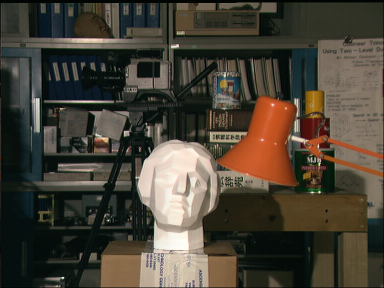
#> input picture tsucuba_left.png, 384 x 288 px
$ jupyter execute 'Panoramic Image.ipynb'
#> lines starting #> are read from the running program, lines starting #| are printed output that depends on the picture
[cell 1]
import numpy as np
import cv2
from matplotlib import pyplot as plt

UBIT = 'mgosi'
np.random.seed(sum([ord(c) for c in UBIT]))

# Creating SIFT Images

[cell 2]
img1 = cv2.imread('tsucuba_left.png')
#> img1 is the input picture: shape (288, 384, 3); mean B, G, R 54.7, 66.6, 73.2
img2 = cv2.imread('tsucuba_right.png')
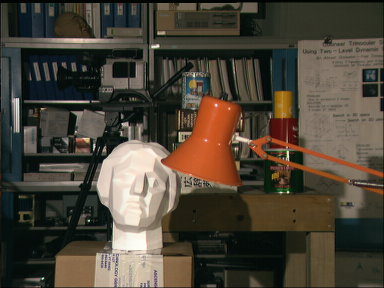
#> input picture tsucuba_right.png, 384 x 288 px
#> img2 is the input picture: shape (288, 384, 3); mean B, G, R 55.6, 68.2, 75.9

gray_1= cv2.cvtColor(img1,cv2.COLOR_BGR2GRAY)
gray_2= cv2.cvtColor(img2,cv2.COLOR_BGR2GRAY)
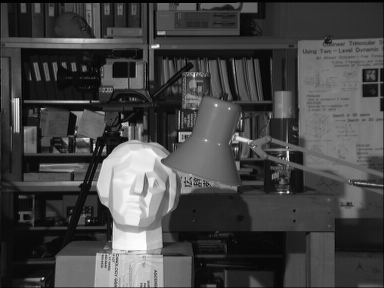
#> gray_2: shape (288, 384); min 0, max 253, mean 69.1

sift = cv2.xfeatures2d.SIFT_create()

kp_1, dp_1 = sift.detectAndCompute(gray_1,None)
#> kp_1 = 717 keypoints; strongest (x, y, size): (174, 178, 47.3), (126, 133, 3.8), (177, 46, 2.7), (36, 102, 5.7)
kp_2, dp_2 = sift.detectAndCompute(gray_2,None)
#> kp_2 = 708 keypoints; strongest (x, y, size): (94, 146, 1.9), (133, 178, 47.6), (157, 46, 2.7), (288, 153, 1.9)

img_1=cv2.drawKeypoints(gray_1,kp_1,img1)
img_2=cv2.drawKeypoints(gray_2,kp_2,img2)
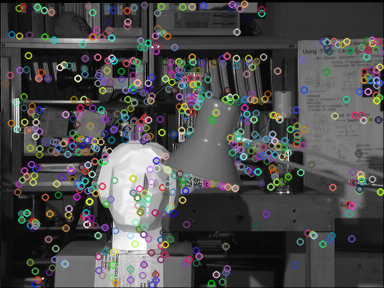
#> img_2: shape (288, 384, 3); mean B, G, R 74.9, 75, 75.2

cv2.imwrite('task2_sift1.jpg',img_1)
cv2.imwrite('task2_sift2.jpg',img_2)
#> Out = True

# Knn Matching

[cell 3]
#Using Brute Force Matcher
bf = cv2.BFMatcher()
#tries to match the closed descriptor to the second image
matches = bf.knnMatch(dp_1, dp_2, k= 2)
#> matches = 717 matches
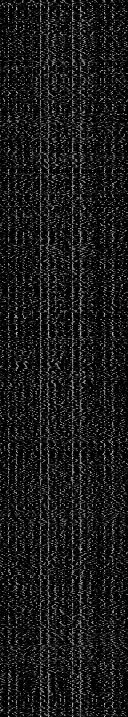
#> dp_1: shape (717, 128) float32; min 0, max 205, mean 25.8

# store all the good_matches matches as per Lowe's ratio test.
good_matches = []
pts1 = []
pts2 = []

for m,n in matches:
    if m.distance < 0.75*n.distance:
        good_matches.append(m)
        pts2.append(kp_2[m.trainIdx].pt)         #Gives us the index of the descriptor in the list of train descriptors
        pts1.append(kp_1[m.queryIdx].pt)        #Gives us the index of the descriptor in the list of query descriptors
#> after the loop, good_matches = 279 matches; pts1 = 279 pairs, first value 30.22 to 377.5, second value 3.55 to 284.5; pts2 = 279 pairs, first value 9.74 to 375.6, second value 3.54 to 284.5

img_3 = cv2.drawMatches(img_1,kp_1,img_2,kp_2,good_matches,None,flags=2)
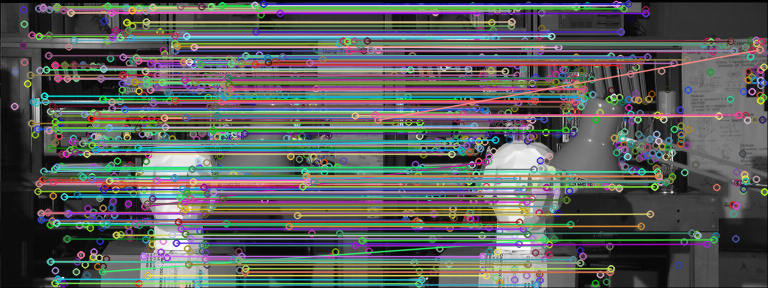
#> img_3: shape (288, 768, 3); mean B, G, R 92.6, 94.1, 91.4
cv2.imwrite("task2_matches_knn.jpg",img_3)
#> Out = True

# Fundamental Matrix

[cell 4]
pts1 = np.int32(pts1)
#> pts1 = 279 pairs, first value 30 to 377, second value 3 to 284
pts2 = np.int32(pts2)
#> pts2 = 279 pairs, first value 9 to 375, second value 3 to 284

#Selecting 10 random points
ran_pts1 = []
ran_pts2 = []
for i in [np.random.randint(0,len(pts1) -1 ) for x in range(10)] :
    ran_pts1.append(pts1[i])
    ran_pts2.append(pts2[i])
#> this loop made 10 passes
#> i on passes 1, 2, 3, 4, 5, 7, 8, 9, 10: 249, 103, 49, 132, 14, 31, 215, 25, 20
#> after the loop, ran_pts1 = [[297, 215], [124, 109], [63, 9], [146, 203], [44, 95], [38, 8], [54, 127], [223, 83], [50, 111], [48, 9]]; ran_pts2 = [[265, 213], [100, 109], [43, 10], [105, 203], [23, 96], [18, 7], [34, 127], [192, 83], [30, 111], [29, 8]]

ran_pts1 = np.int32(ran_pts1)
ran_pts2 = np.int32(ran_pts2)

#print (ran_pts1, ran_pts2)
F, mask = cv2.findFundamentalMat(pts1,pts2,cv2.FM_RANSAC)
#> F = [[6.75e-07, 4.3e-05, 0.0179], [-3.04e-05, 1.94e-05, 0.422], [-0.02, -0.429, 1]]; mask = 279 values, max 1 at index 0, min 0 at index 35, mean 0.961

# We select only inlier points
pts1 = pts1[mask.ravel()==1]
#> pts1 = 268 pairs, first value 30 to 374, second value 3 to 284
pts2 = pts2[mask.ravel()==1]
#> pts2 = 268 pairs, first value 9 to 354, second value 3 to 284
print ("Fundamental Matrix :")
print (F)
#| [[ 6.75359948e-07  4.29651925e-05  1.78516659e-02]
#|  [-3.04156715e-05  1.94087152e-05  4.22146563e-01]
#|  [-2.00189203e-02 -4.28512986e-01  1.00000000e+00]]

[cell 5]
def drawlines(img1,img2,lines,pts1,pts2):
    r,c = img1.shape[:2]
    img1 = cv2.cvtColor(img1,cv2.COLOR_GRAY2BGR)
    img2 = cv2.cvtColor(img2,cv2.COLOR_GRAY2BGR)

    for r,pt1,pt2, clr in zip(lines,pts1,pts2, color):
        x0,y0 = map(int, [0, -r[2]/r[1] ])
        x1,y1 = map(int, [c, -(r[2]+r[0]*c)/r[1] ])
        img1 = cv2.line(img1, (x0,y0), (x1,y1), clr,1)
        img1 = cv2.circle(img1,tuple(pt1),5,clr,-1)
        img2 = cv2.circle(img2,tuple(pt2),5,clr,-1)
    return img1,img2

# Epipolar Images

[cell 6]
#Taking 10 random
color = []
for i in range(10):
    color.append(tuple(np.random.randint(0,255,3).tolist()))
#Find epilines corresponding to points in right image (second image) and
# drawing its lines on left image
lines1 = cv2.computeCorrespondEpilines(ran_pts2.reshape(-1,1,2), 2,F)
#> lines1 = [[-0.0636, -0.998, 231.1], [-0.055, -0.998, 115.4], [-0.0475, -0.999, 14.03], [-0.0621, -0.998, 210.4], [-0.0538, -0.999, 98.38], [-0.0472, -0.999, 9.99], [-0.0561, -0.998, 129.8], [-0.0535, -0.999, 94.13], [-0.0549, -0.998, 113.7], [-0.0473, -0.999, 11.45]]
lines1 = lines1.reshape(-1,3)
img5,img6 = drawlines(gray_1,gray_2,lines1,ran_pts1,ran_pts2)
#> the loop in drawlines, `for r,pt1,pt2, clr in zip(lines,pts1,pts2, color):` made 10 passes
#> (r, pt1, pt2, clr, y0, y1) on passes 1 to 9: ([-0.0636, -0.998, 231.1], [297, 215], [265, 213], (48, 185, 204), 231, 207), ([-0.055, -0.998, 115.4], [124, 109], [100, 109], (201, 75, 77), 115, 94), ([-0.0475, -0.999, 14.03], [63, 9], [43, 10], (251, 37, 88), 14, -4), ([-0.0621, -0.998, 210.4], [146, 203], [105, 203], (172, 246, 227), 210, 186), ([-0.0538, -0.999, 98.38], [44, 95], [23, 96], (81, 214, 206), 98, 77), ([-0.0472, -0.999, 9.99], [38, 8], [18, 7], (212, 96, 202), 10, -8), ([-0.0561, -0.998, 129.8], [54, 127], [34, 127], (214, 181, 131), 130, 108), ([-0.0535, -0.999, 94.13], [223, 83], [192, 83], (41, 232, 76), 94, 73), ([-0.0549, -0.998, 113.7], [50, 111], [30, 111], (160, 157, 58), 113, 92)
#> after the loop in drawlines, `for r,pt1,pt2, clr in zip(lines,pts1,pts2, color):`: img1: shape (288, 384, 3); mean B, G, R 70.6, 71, 70.3
#> after the loop in drawlines, `for r,pt1,pt2, clr in zip(lines,pts1,pts2, color):`:
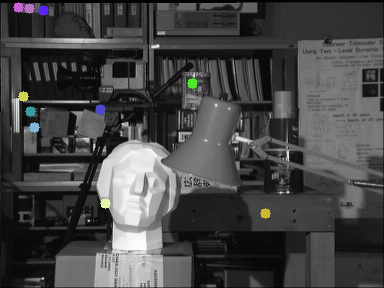
#> img2: shape (288, 384, 3); mean B, G, R 69.8, 69.8, 69.7

#Find epilines corresponding to points in left image (first image) and
# drawing its lines on right image
lines2 = cv2.computeCorrespondEpilines(ran_pts1.reshape(-1,1,2), 1,F)
#> lines2 = [[0.0653, 0.998, -232.1], [0.0537, 0.999, -114.4], [0.0434, 0.999, -9.79], [0.0631, 0.998, -210.4], [0.0519, 0.999, -95.91], [0.0432, 0.999, -7.56], [0.0551, 0.998, -128.7], [0.0517, 0.999, -93.48], [0.0535, 0.999, -112.3], [0.0434, 0.999, -9.06]]
lines2 = lines2.reshape(-1,3)
img3,img4 = drawlines(gray_2,gray_1,lines2,ran_pts2,ran_pts1)
#> the loop in drawlines (call 2), `for r,pt1,pt2, clr in zip(lines,pts1,pts2, color):` made 10 passes
#> (r, pt1, pt2, clr, y0, y1) on passes 1 to 9: ([0.0653, 0.998, -232.1], [265, 213], [297, 215], (48, 185, 204), 232, 207), ([0.0537, 0.999, -114.4], [100, 109], [124, 109], (201, 75, 77), 114, 93), ([0.0434, 0.999, -9.79], [43, 10], [63, 9], (251, 37, 88), 9, -6), ([0.0631, 0.998, -210.4], [105, 203], [146, 203], (172, 246, 227), 210, 186), ([0.0519, 0.999, -95.91], [23, 96], [44, 95], (81, 214, 206), 96, 76), ([0.0432, 0.999, -7.56], [18, 7], [38, 8], (212, 96, 202), 7, -9), ([0.0551, 0.998, -128.7], [34, 127], [54, 127], (214, 181, 131), 128, 107), ([0.0517, 0.999, -93.48], [192, 83], [223, 83], (41, 232, 76), 93, 73), ([0.0535, 0.999, -112.3], [30, 111], [50, 111], (160, 157, 58), 112, 91)
#> pass 1, in drawlines (call 2), `img1 = cv2.line(img1, (x0,y0), (x1,y1), clr,1)`:
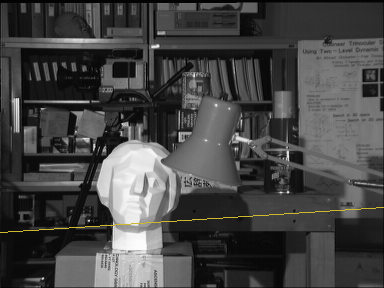
#> img1: shape (288, 384, 3); mean B, G, R 69, 69.5, 69.6
#> after the loop in drawlines (call 2), `for r,pt1,pt2, clr in zip(lines,pts1,pts2, color):`:
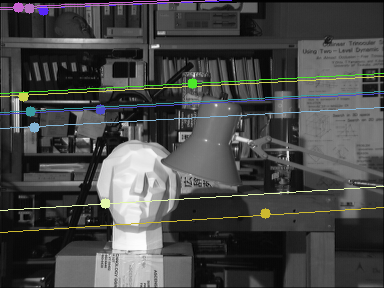
#> img1: shape (288, 384, 3); mean B, G, R 72, 72.8, 71.9
#> after the loop in drawlines (call 2), `for r,pt1,pt2, clr in zip(lines,pts1,pts2, color):`:
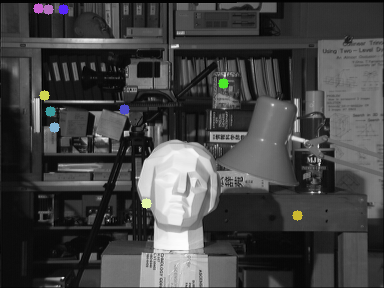
#> img2: shape (288, 384, 3); mean B, G, R 68, 67.9, 67.9

cv2.imwrite("task2_epi_right.jpg",img5)
cv2.imwrite("task2_epi_left.jpg",img3)

plt.show()

# Disparity

[cell 7]
#Calculating Disparity

window_size = 3
min_disp = 16
num_disp = 144-min_disp
#setting the parameters to show disparity
stereo = cv2.StereoSGBM_create(minDisparity = min_disp,
        numDisparities = num_disp,
        uniquenessRatio = 10,
        speckleWindowSize = 100,
        speckleRange = 32,
        disp12MaxDiff = 1,
        P1 = 8*3*window_size**2,
        P2 = 32*3*window_size**2
    )
disparity = stereo.compute(gray_1,gray_2).astype(np.float32)/16.0
cv2.imwrite('task2_disparity.jpg',disparity)
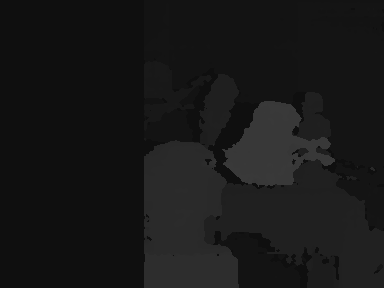
#> saved as task2_disparity.jpg: shape (288, 384); min 15, max 58, mean 23.5
#> Out = True
